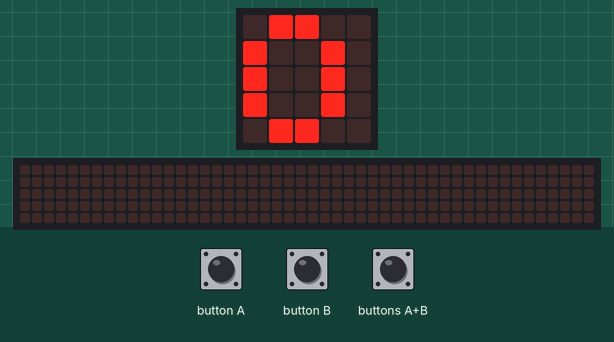
Recording of a program running on a simulated Calliope mini (MakeCode). Shown: the board's 5×5 LED display, a strip that is not on the board, showing the scrolling text unrolled. The inputs (shaded band) are chosen by the test bench. The 48×5 strip is a reading aid, not a part: it shows the text the display is scrolling, unrolled, one strip-width of it at a time.

Above: at 1.2 s.
1.3 s: button B pressed for 0.15 s
At 1.92 s:
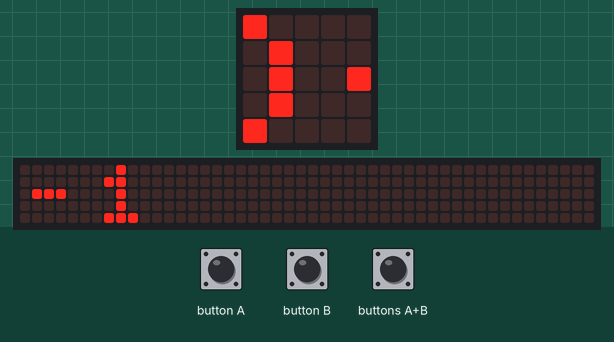
2.0 s: button A pressed for 0.15 s
2.7 s: button A pressed for 0.15 s
3.4 s: buttons A+B pressed for 0.15 s
4.1 s: button B pressed for 0.15 s
At 4.63 s:
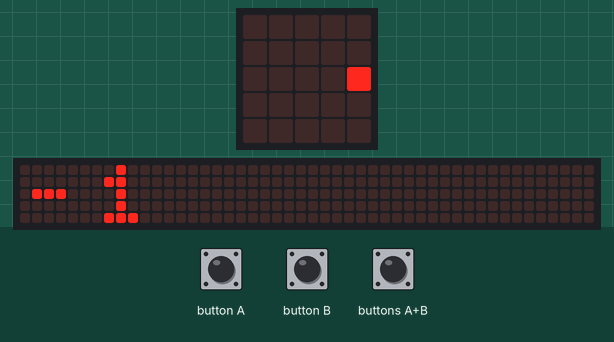
4.8 s: buttons A+B pressed for 1 s
At 7.19 s:
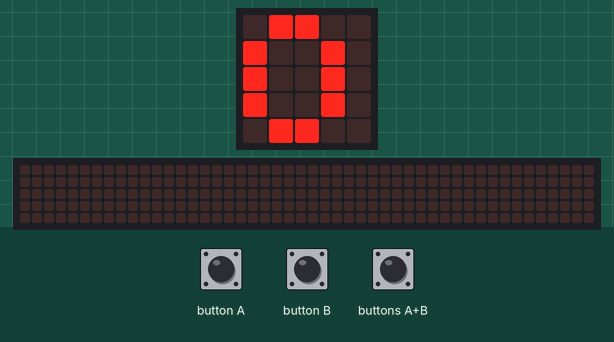
Timing chart, 0 to 7.4 s (numbered marks = the images above; inputs shaded):
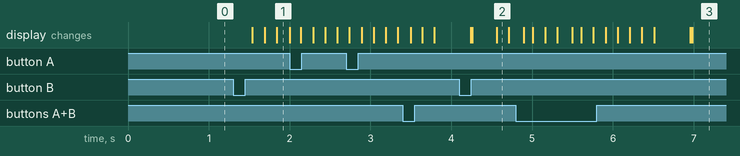

The program:

main.ts
```typescript
input.onButtonPressed(Button.A, function () {
    Zähler += 1
})
input.onButtonPressed(Button.AB, function () {
    Zähler = 0
})
input.onButtonPressed(Button.B, function () {
    Zähler += 0 - 1
})
let Zähler = 0
Zähler = 0
basic.forever(function () {
    basic.showNumber(Zähler)
})
```

test.ts
```typescript
// Hier kann man Tests durchführen; diese Datei wird nicht kompiliert, wenn dieses Paket als Erweiterung verwendet wird.
```

Measured:
- after the input at 1.3 s, the display: first changes after 0.24 s (image 1 shows a later state)
